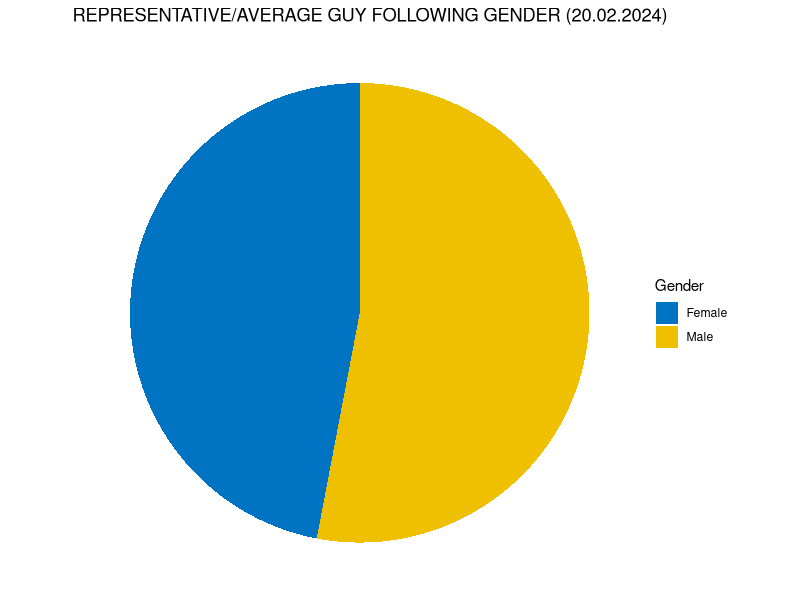
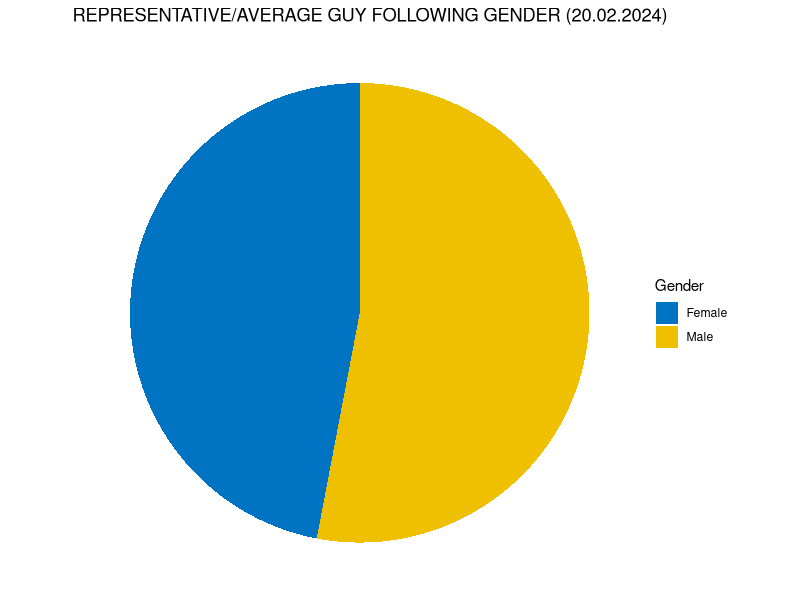

Write R code to recreate these figures, in order.
# Load the ggplot2 library
library(ggplot2)

# Data for the Average Guy's following gender distribution
data_average_guy <- data.frame(
  Gender = c("Male", "Female"),
  Count = c(53, 47)
)

# Create the pie chart
ggplot(data_average_guy, aes(x = "", y = Count, fill = Gender)) +
  geom_bar(stat = "identity", width = 1) +
  coord_polar("y", start = 0) +
  theme_void() +
  scale_fill_manual(values = c("#0073C2FF", "#EFC000FF")) + # Colors blue and orange
  labs(title = "REPRESENTATIVE/AVERAGE GUY FOLLOWING GENDER (20.02.2024)")

# Save the pie chart to a file
ggsave("average_guy_pie_chart.png", plot = last_plot(), width = 10, height = 8, units = "in")
